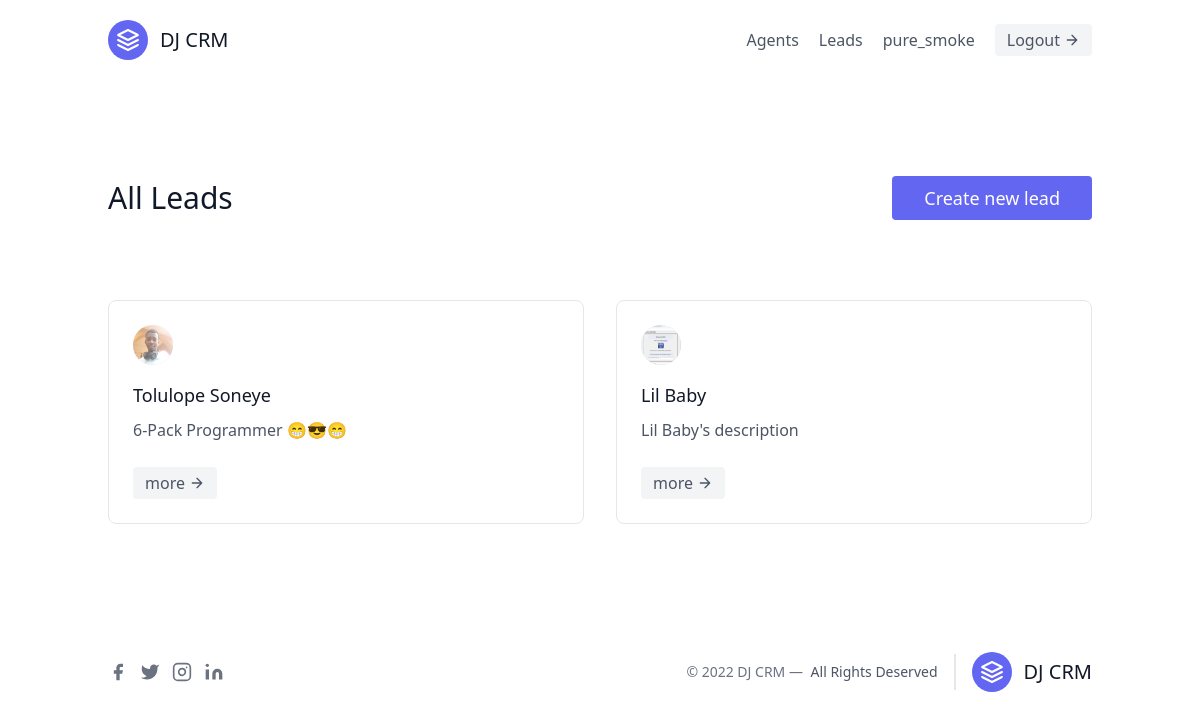
Screenshot of /leads/ (signed in) with the database file from the repository.
### leads/models.py (models this page shows)
class User(AbstractUser):
    pass

class Lead(models.Model):
    first_name = models.CharField(max_length=20)
    last_name = models.CharField(max_length=20)
    age = models.IntegerField(default=0)
    description = models.TextField(max_length=200,null=True, blank=True)
    image = models.ImageField()
    created_at = models.DateTimeField(auto_now_add=True)
    updated_at = models.DateTimeField(auto_now=True)
    agent = models.ForeignKey("Agent", on_delete=models.CASCADE, null=True)
    class Meta:
        ordering = ['-updated_at']
    def __str__(self) -> str:
        return self.first_name + " " + self.last_name

### leads/views.py (the view)
# urls.py: path('leads/', views.lead_list),
def lead_list(request):
    leads = Lead.objects.all()
    context = {
        "leads": leads
    }
    return render(request, 'leads/lead_list.html', context)

### leads/templates/leads/lead_list.html (shortened to what this page needs)
{% extends 'main.html' %}
{% block content %}
<section class="text-gray-600 body-font">
  <div class="container px-5 py-24 mx-auto">
    <div class="flex flex-wrap justify-between w-full mb-20 flex-row items-center text-center">
      <h1 class="sm:text-3xl text-2xl font-medium title-font  text-gray-900">All Leads</h1>
      <button class="flex text-white bg-indigo-500 border-0 py-2 px-8 focus:outline-none hover:bg-indigo-600 rounded text-lg"><a href="{% url 'leads:create' %}">Create new lead</a></button>
    </div>
    <div class="flex flex-wrap -m-4">
      {% for lead in leads %}
      <div class="w-full xl:w-1/3 md:w-1/2 p-4">
        <div class="border border-gray-200 p-6 rounded-lg">
          <div class="w-10 h-10 inline-flex items-center justify-center rounded-full bg-indigo-100 text-indigo-500 mb-4">
            <img src="{{lead.image.url}}" class="w-10 h-10 rounded-full" alt="{{lead}}"/>
          </div>
          <h2 class="text-lg text-gray-900 font-medium title-font mb-2">{{lead}}</h2>
          <p class="leading-relaxed text-base">{{lead.description}}</p>
          <button class="flex items-center bg-gray-100 border-0 py-1 px-3 focus:outline-none hover:bg-gray-200 rounded text-base mt-4 md:mt-6"> <a href="{% url 'leads:detail' lead.id %}">more</a>
        <svg fill="none" stroke="currentColor" stroke-linecap="round" stroke-linejoin="round" stroke-width="2" class="w-4 h-4 ml-1" viewBox="0 0 24 24">
          <path d="M5 12h14M12 5l7 7-7 7"></path>
        </svg>
      </button>
        </div>
      </div>
      {% endfor %}
    </div>
  </div>
</section>
{% endblock %}

### templates/navbar.html (shortened to what this page needs)
<header class="text-gray-600 body-font">
    <div class="container mx-auto flex flex-wrap p-5 flex-col md:flex-row items-center">
      <a href="/" class="flex title-font font-medium items-center text-gray-900 mb-4 md:mb-0">
        <svg xmlns="http://www.w3.org/2000/svg" fill="none" stroke="currentColor" stroke-linecap="round" stroke-linejoin="round" stroke-width="2" class="w-10 h-10 text-white p-2 bg-indigo-500 rounded-full" viewBox="0 0 24 24">
          <path d="M12 2L2 7l10 5 10-5-10-5zM2 17l10 5 10-5M2 12l10 5 10-5"></path>
        </svg>
        <span class="ml-3 text-xl">DJ CRM</span>
      </a>
      <nav class="md:ml-auto flex flex-wrap items-center text-base justify-center">
        <a href="" class="mr-5 hover:text-gray-900">Agents</a>
        <a href="{% url 'leads:index' %}" class="mr-5 hover:text-gray-900">Leads</a>
        {% if request.user.is_authenticated %}
          <a href="" class="mr-5 hover:text-gray-900">{{request.user.username}}</a>
        {% else %}
        <a href="{% url 'leads:register' %}" class="mr-5 hover:text-gray-900">Register</a>
        {% endif %}
      </nav>
      {% if request.user.is_authenticated %}
        <button class="flex items-center bg-gray-100 border-0 py-1 px-3 focus:outline-none hover:bg-gray-200 rounded text-base mt-4 md:mt-0">
        <a href="{% url 'leads:logout' %}">Logout
        </a>
        <svg fill="none" stroke="currentColor" stroke-linecap="round" stroke-linejoin="round" stroke-width="2" class="w-4 h-4 ml-1" viewBox="0 0 24 24">
          <path d="M5 12h14M12 5l7 7-7 7"></path>
        </svg>
      </button>
        {% endif %}
    </div>
  </header>

### rows the page displays
User: user.username "pure_smoke"
Lead: image (picture), first_name+last_name "Tolulope Soneye", description "6-Pack Programmer 😁😎😁"
Lead: image (picture), first_name+last_name "Lil Baby", description "Lil Baby's description"
